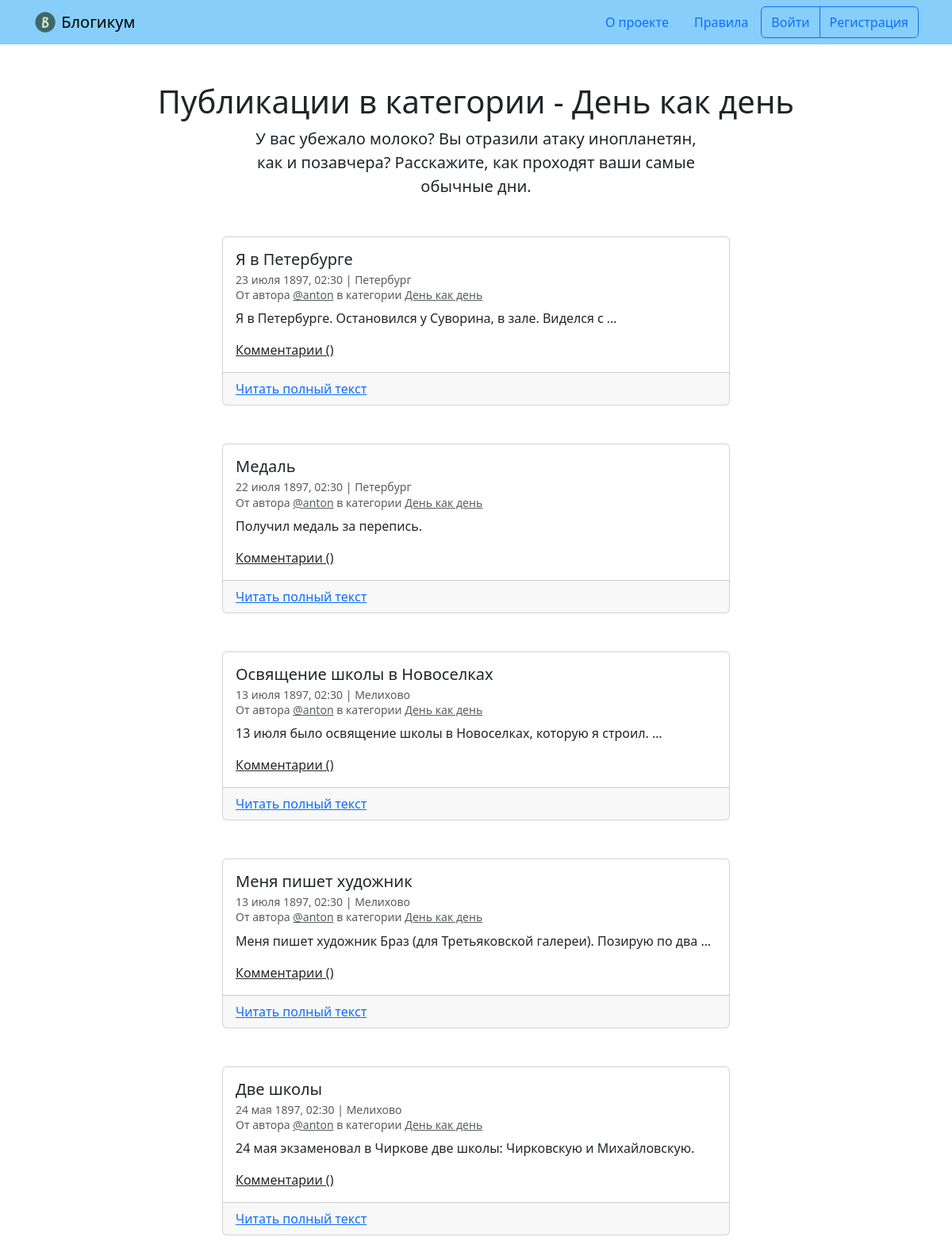
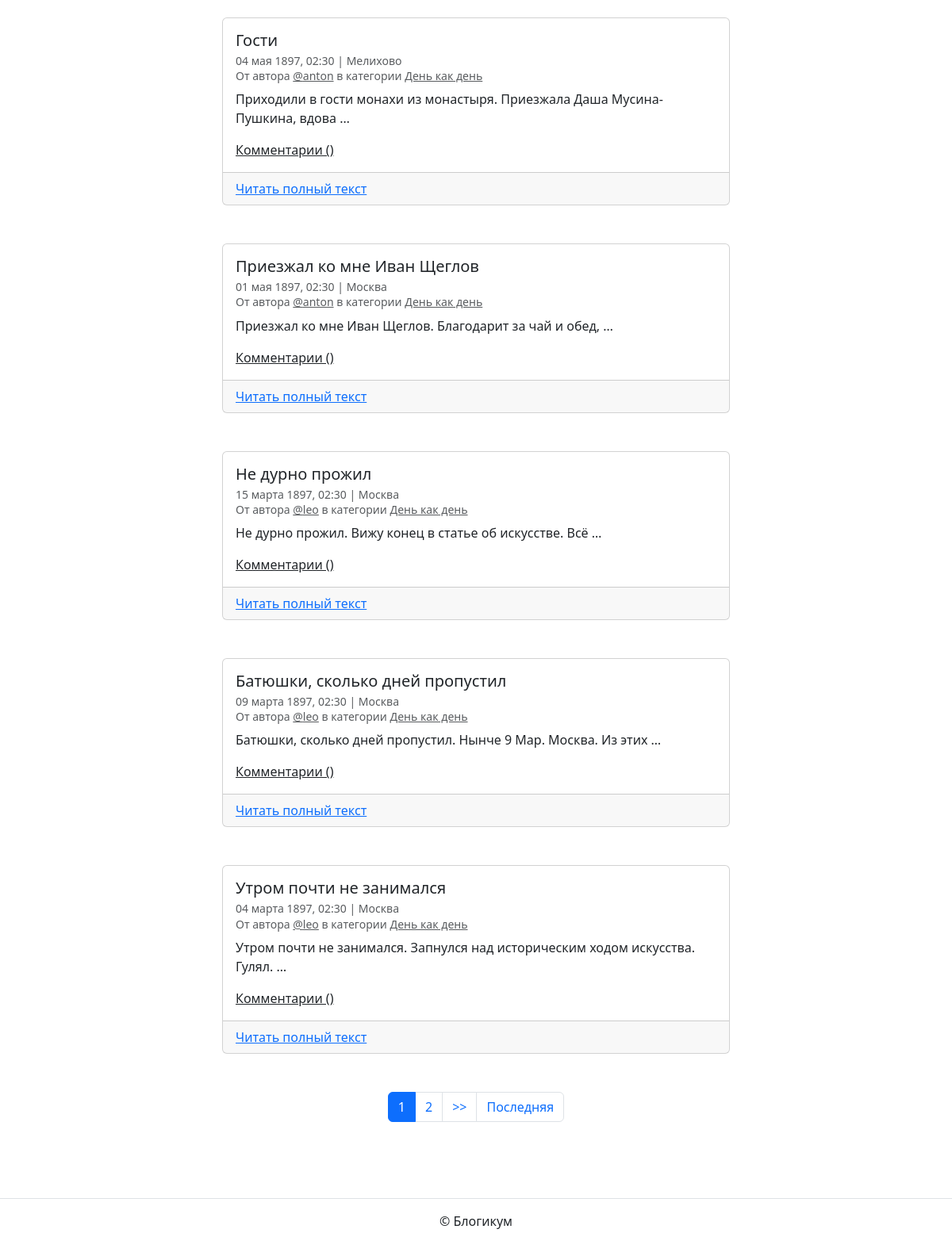
Screenshot of /category/routine/ with the database file from the repository (2 pictures, top to bottom).
### blog/models.py (models this page shows, shortened)
class BaseModel(models.Model):
    is_published = models.BooleanField(
        default=True,
        verbose_name='Опубликовано',
        help_text='Снимите галочку, чтобы скрыть публикацию.'
    )
    created_at = models.DateTimeField(
        auto_now_add=True,
        verbose_name='Добавлено'
    )
    class Meta:
        abstract = True

class Category(BaseModel):
    title = models.CharField(
        max_length=MX_CHARS,
        verbose_name='Заголовок'
    )
    description = models.TextField(
        verbose_name='Описание'
    )
    slug = models.SlugField(
        unique=True,
        verbose_name='Идентификатор',
        help_text='Идентификатор страницы для URL; разрешены символы '
                  'латиницы, цифры, дефис и подчёркивание.'
    )
    class Meta:
        verbose_name = 'категория'
        verbose_name_plural = 'Категории'

class Post(BaseModel):
    title = models.CharField(
        max_length=MX_CHARS,
        verbose_name='Заголовок'
    )
    text = models.TextField(
        verbose_name='Текст'
    )
    pub_date = models.DateTimeField(
        verbose_name='Дата и время публикации',
        help_text='Если установить дату и время в будущем — можно делать '
                  'отложенные публикации.'
    )
    author = models.ForeignKey(
        User,
        on_delete=models.CASCADE,
        verbose_name='Автор публикации',
        related_name='posts'
    )
    location = models.ForeignKey(
        Location,
        on_delete=models.SET_NULL,
        blank=True,
        null=True,
        verbose_name='Местоположение',
        related_name='posts'
    )
    category = models.ForeignKey(
        Category,
        on_delete=models.SET_NULL,
        null=True,
        verbose_name='Категория',
        related_name='posts'
    )
    image = models.ImageField(
        verbose_name='Фото',
        upload_to='post_images',
        blank=True
    )
    class Meta:
        verbose_name = 'публикация'
        verbose_name_plural = 'Публикации'
        ordering = ['-pub_date']

class Location(BaseModel):
    name = models.CharField(
        max_length=MX_CHARS,
        verbose_name='Название места'
    )
    class Meta:
        verbose_name = 'местоположение'
        verbose_name_plural = 'Местоположения'

### blog/views.py (the view)
# urls.py: path('category/<slug:category_slug>/', views.category,
def category(request, category_slug):
    category_obj = get_object_or_404(
        Category,
        slug=category_slug,
        is_published=True)
    context_posts = base_queryset(
        filtration=True
    ).filter(category_id=category_obj.pk)
    page_obj = post_paginator(request, context_posts)
    template = 'blog/category.html'
    context = {'page_obj': page_obj, 'category': category_obj}
    return render(request, template, context)

### blog/views.py (called while the page is built)
def base_queryset(comment_count=False, filtration=False):
    queryset = Post.objects.select_related(
        'category',
        'author',
        'location').order_by('-pub_date')
    if filtration:
        queryset = queryset.filter(
            is_published=True,
            category__is_published=True,
            pub_date__lte=timezone.now()
        )
    if comment_count:
        queryset = queryset.annotate(comment_count=Count('commentaries'))
    return queryset

def post_paginator(request, context_posts, page_count=POSTS_PER_PAGE):
    paginator = Paginator(context_posts, page_count)
    page_number = request.GET.get('page')
    page_obj = paginator.get_page(page_number)
    return page_obj

### templates/blog/category.html (shortened to what this page needs)
{% extends "base.html" %}
{% block content %}
  <h1 class="text-center">Публикации в категории - {{ category.title }}</h1>
  <p class="col-6 offset-3 mb-5 lead text-center">{{ category.description }}</p>
  {% for post in page_obj %}
    <article class="mb-5">
      {% include "includes/post_card.html" %}
    </article>
  {% endfor %}
  {% include "includes/paginator.html" %}
{% endblock %}

### templates/includes/post_card.html (shortened to what this page needs)
<div class="col d-flex justify-content-center">
  <div class="card" style="width: 40rem;">
    <div class="card-body">
      <h5 class="card-title">{{ post.title }}</h5>
      <h6 class="card-subtitle mb-2 text-muted">
        <small>
          {{ post.pub_date|date:"d E Y, H:i" }} | {% if post.location and post.location.is_published %}{{ post.location.name }}{% else %}Планета Земля{% endif %}<br>
          От автора <a class="text-muted" href="{% url 'blog:profile' post.author.username %}">@{{ post.author.username }}</a> в
          категории {% include "includes/category_link.html" %}
        </small>
      </h6>
      <p class="card-text">{{ post.text|truncatewords:10 }}</p>
      <a><u>Комментарии ({{ post.comment_count }})</u></a>
    </div>
    <div class="card-footer">
      <a href="{% url 'blog:post_detail' post.id %}" class="card-link">Читать полный текст</a>
    </div>
  </div>
</div>

### templates/includes/category_link.html
<a class="text-muted" href="{% url 'blog:category_posts' post.category.slug %}">
  {{ post.category.title }}
</a>

### rows the page displays
Category: title "День как день", description "У вас убежало молоко? Вы отразили атаку инопланетян, как и позавчера? Расскажите, как проходят ваши самые обычные дни."
Post: title "Я в Петербурге", pub_date "23 июля 1897, 02:30", location.name "Петербург", author.username "anton", category "День как день", text "Я в Петербурге. Остановился у Суворина, в зале. Виделся с …"
Post: title "Медаль", pub_date "22 июля 1897, 02:30", location.name "Петербург", author.username "anton", category "День как день", text "Получил медаль за перепись."
Post: title "Освящение школы в Новоселках", pub_date "13 июля 1897, 02:30", location.name "Мелихово", author.username "anton", category "День как день", text "13 июля было освящение школы в Новоселках, которую я строил. …"
Post: title "Меня пишет художник", pub_date "13 июля 1897, 02:30", location.name "Мелихово", author.username "anton", category "День как день", text "Меня пишет художник Браз (для Третьяковской галереи). Позирую по два …"
Post: title "Две школы", pub_date "24 мая 1897, 02:30", location.name "Мелихово", author.username "anton", category "День как день", text "24 мая экзаменовал в Чиркове две школы: Чирковскую и Михайловскую."
Post: title "Гости", pub_date "04 мая 1897, 02:30", location.name "Мелихово", author.username "anton", category "День как день", text "Приходили в гости монахи из монастыря. Приезжала Даша Мусина-Пушкина, вдова …"
Post: title "Приезжал ко мне Иван Щеглов", pub_date "01 мая 1897, 02:30", location.name "Москва", author.username "anton", category "День как день", text "Приезжал ко мне Иван Щеглов. Благодарит за чай и обед, …"
Post: title "Не дурно прожил", pub_date "15 марта 1897, 02:30", location.name "Москва", author.username "leo", category "День как день", text "Не дурно прожил. Вижу конец в статье об искусстве. Всё …"
Post: title "Батюшки, сколько дней пропустил", pub_date "09 марта 1897, 02:30", location.name "Москва", author.username "leo", category "День как день", text "Батюшки, сколько дней пропустил. Нынче 9 Мар. Москва. Из этих …"
Post: title "Утром почти не занимался", pub_date "04 марта 1897, 02:30", location.name "Москва", author.username "leo", category "День как день", text "Утром почти не занимался. Запнулся над историческим ходом искусства. Гулял. …"

### other values shown
{{ i }} "1"
{{ i }} "2"
